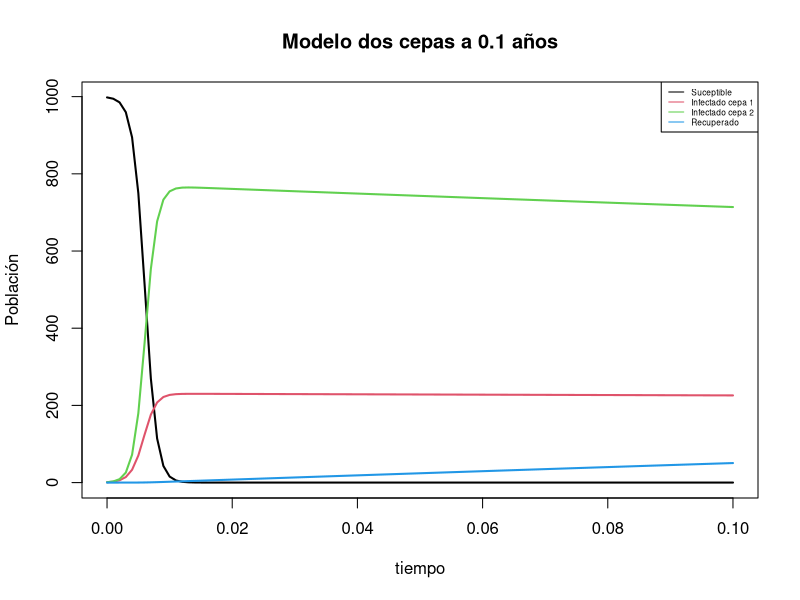
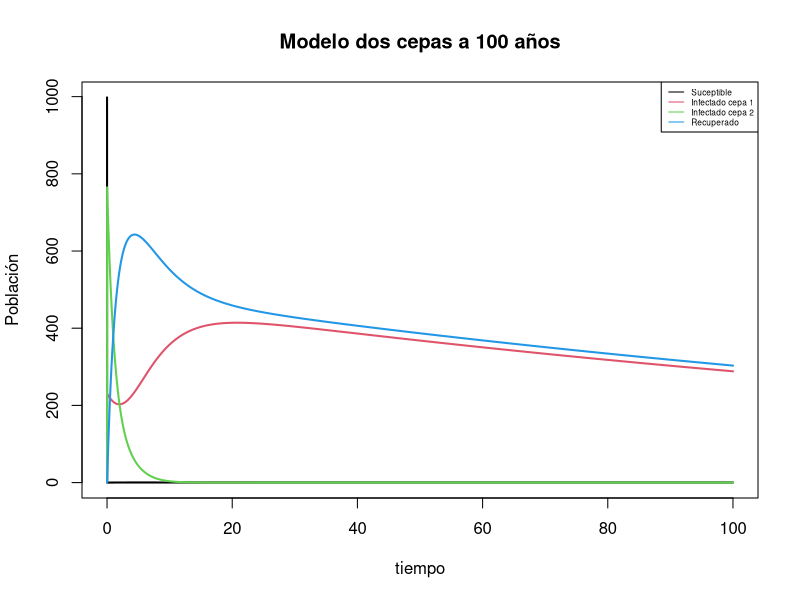
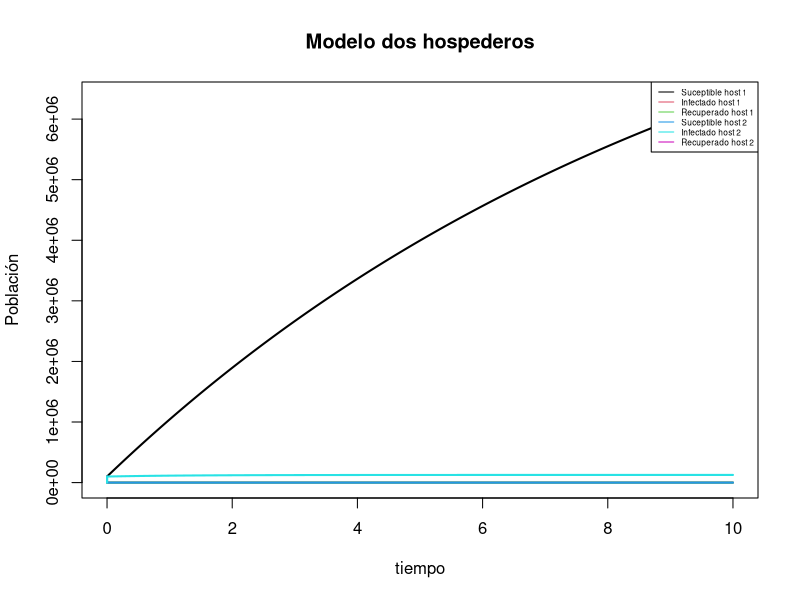
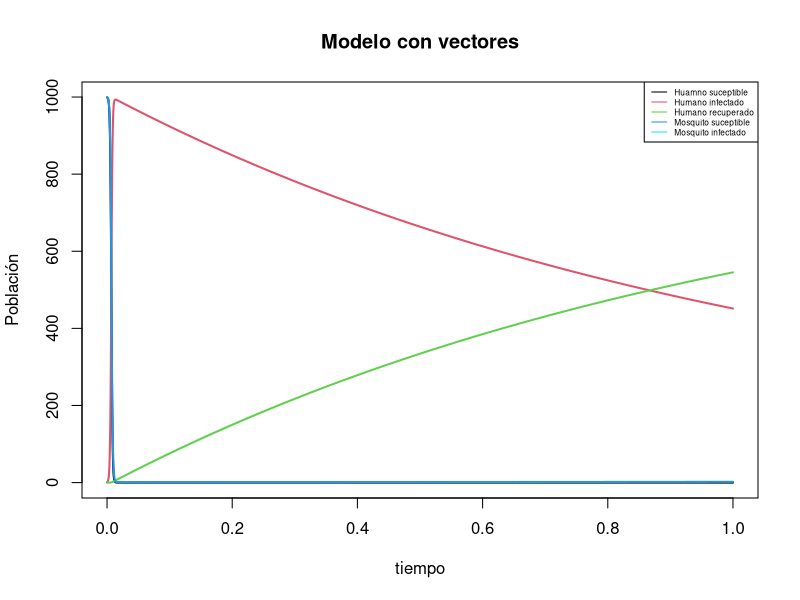

Reproduce these figures in R, in order.
## ---- chunk 1
library(tidyverse)
## ---- chunk 2
annotation_e_coli_k_12 <- read.csv("proteins_167_161521.csv")
head(annotation_e_coli_k_12)
glimpse(annotation_e_coli_k_12)
## ---- chunk 3
positivos <- filter(annotation_e_coli_k_12, Strand == "+")
glimpse(annotation_e_coli_k_12)
head(positivos)
## ---- chunk 4
head(filter(annotation_e_coli_k_12, Length >= 50 & Length <= 75))
## ---- chunk 5
nega_100 <- filter(annotation_e_coli_k_12, Strand == "-" & Length < 100)
glimpse(nega_100)
## ---- chunk 6
exac100 <- filter(annotation_e_coli_k_12, Strand == "-" & Length == 100)
exac100["Accession"]
## ---- chunk 7
positivos <- filter(annotation_e_coli_k_12, Strand == "+" & Length>mean(Length))
negativos <- filter(annotation_e_coli_k_12, Strand == "-" & Length>mean(Length))

glimpse(positivos)
glimpse(negativos)
## ---- chunk 8
head(select(annotation_e_coli_k_12, Strand))
## ---- chunk 9
head(select(annotation_e_coli_k_12, c(Accession, Strand)))
## ---- chunk 10
head(select(annotation_e_coli_k_12 ,-Strand))
## ---- chunk 11
head(select(annotation_e_coli_k_12, starts_with("S")))
head(select(annotation_e_coli_k_12, contains("x")))
head(select(annotation_e_coli_k_12, ends_with("h")))
## ---- chunk 12
glimpse(annotation_e_coli_k_12 %>% select(is.double, is.character))
## ---- chunk 13
head(annotation_e_coli_k_12 %>% select( - is.character))
## ---- chunk 14
head(select(annotation_e_coli_k_12, c(Accession, Strand, Length)))
## ---- chunk 15
head(arrange(annotation_e_coli_k_12, Length))
head(arrange(annotation_e_coli_k_12, Accession))
head(arrange(annotation_e_coli_k_12, Start))
## ---- chunk 16
tam_n <- mutate(annotation_e_coli_k_12, tamano_nucleotidos = Stop - Start)
head(mutate(tam_n, Bigger_than_nc_mean=ifelse(tamano_nucleotidos>mean(tamano_nucleotidos),T,F)))
## ---- chunk 17
library(deSolve)

two_cepas <- function (t, state, parameters){
  with(as.list(c(state, parameters)), {
    
    N <- S + I1 + I2 + R
    dS <- nu*N - beta1*S*I1 - beta2*S*I2 - mu*S
    dI1 <- beta1*S*I1 - gamma1*I1 - (mu+delta1)*I1
    dI2 <- beta2*S*I2 - gamma2*I2 - (mu+delta2)*I2
    dR <- gamma1*I1 + gamma2*I2 - mu*R
    
    list(c(dS, dI1, dI2, dR))
    
  })
}

parameters <- c(nu=0.1, beta1=0.9, beta2=1.1, mu=0.1, gamma1=0.1,
                gamma2=0.7, delta1=0.101, delta2=0.105)
state <- c(S= 998, I1= 1, I2=1, R=0)
t <- seq(0,0.1,0.001)

out <- ode(state, t, two_cepas, parameters)

matplot(out[,1], out[,2:5], type ="l", xlab = "tiempo", ylab = "Población", main = "Modelo dos cepas a 0.1 años", lwd = 2, lty = 1)
legend("topright", c("Suceptible", "Infectado cepa 1", "Infectado cepa 2", "Recuperado"), col = 1:5, lty = 1, cex = 0.5)

parameters <- c(nu=0.1, beta1=0.9, beta2=1.1, mu=0.1, gamma1=0.1,
                gamma2=0.7, delta1=0.01, delta2=0.05)
state <- c(S= 998, I1= 1, I2=1, R=0)
t <- seq(0,100,0.001)

out <- ode(state, t, two_cepas, parameters)

matplot(out[,1], out[,2:5], type ="l", xlab = "tiempo", ylab = "Población", main = "Modelo dos cepas a 100 años", lwd = 2, lty = 1)
legend("topright", c("Suceptible", "Infectado cepa 1", "Infectado cepa 2", "Recuperado"), col = 1:5, lty = 1, cex = 0.5)

## ---- chunk 18
#Parametros 
## Host1
nu1 <- 10
beta11 <- 0
beta12 <- 0
mu1 <- 0.1
delta1 <- 0
gamma1 <- 0.5 
N1 <- 100000
## Host2
nu2 <- 1
beta22 <- 0.9
beta21 <- 1.2
mu2 <- 0.2
delta2 <- 0.09
gamma2 <- 0.5 
N2 <- 100000


library(deSolve)


two_host <- function (t, x, params){
  
  S1 <- x[1] #Suceptibles Host 1
  I1 <- x[2] #Infectados Host 1
  R1 <- x[3] #Recuperados Host 1
  
  S2 <- x[4] #Suceptibles Hot 2
  I2 <- x[5] #Infectados Host 2
  R2 <- x[6] #Recuperados Host2
  
  
  with(as.list(params), {
    
    # Host 1 
    dS1 <- nu1*N1 - beta11*S1*I1 - beta12*S1*I2 - mu1*S1
    dI1 <- beta11*S1*I1 + beta12*S1*I2 - (mu1+delta1)*I1 - gamma1*I1
    dR1 <- gamma1*I1 - mu1*R1
    
    # Host 2 
    dS2 <- nu2*N2 - beta22*S2*I2 - beta21*S2*I1 - mu2*S2
    dI2 <- beta22*S2*I2 + beta21*S2*I1 - (mu2+delta2)*I2 - gamma2*I2
    dR2 <- gamma2*I2 - mu2*R2
    
    dx <- c(dS1, dI1, dR1, dS2, dI2, dR2)
    list(dx)
    
  })
}

#Tiempo 
times <- seq(0, 10 , by = 0.001)

#Especificar parametros 

params <- c(
  #Host1
  nu1       = nu1   , 
  beta11    = beta11,
  beta12    = beta12,
  mu1       = mu1   ,
  delta1    = delta1,
  gamma1    = gamma1, 
  N1        = N1    ,
  #Host2
  nu2       = nu2   ,
  beta22    = beta22, 
  beta21    = beta21,
  mu2       = mu2   ,
  delta2    = delta2,
  gamma2    = gamma2,
  N2        = N2
)

#Condiciones iniciales del sistema 

xstart <- c(S1 = N1 - 1 ,
            I1 = 1      ,
            R1 = 0      ,
            S2 = N2 - 1 ,
            I2 = 1      ,
            R2 = 0)

#Resolver las ecuaciones

out <- as.data.frame(ode(y     = xstart   ,
                         times = times    ,
                         func  = two_host ,
                         parms = params))

#Graficar

matplot(out[,1], out[,2:6], type ="l", xlab = "tiempo", ylab = "Población", main = "Modelo dos hospederos", lwd = 2, lty = 1)
legend("topright", c("Suceptible host 1", 
                     "Infectado host 1" , 
                     "Recuperado host 1",
                     "Suceptible host 2",
                     "Infectado host 2" , 
                     "Recuperado host 2"), 
       col = 1:6, lty = 1, cex = 0.5)
## ---- chunk 19
#Parametros 
nuh <- 0.1 
betahm <- 1.1
muh <- 0.1
deltah <- 0.005
gammah <- 0.85
Nh <- 1000
num <- 0.8
betamh <- 0.9
mum <- 0.5
Nm <- 1000


library(deSolve)


inf_vectores <- function (t, x, params){
  
  Sh <- x[1] #Suceptibles humanos
  Ih <- x[2] #Infectados humanos
  Rh <- x[3] #Recuperados humanos
  
  Sm <- x[4] #Suceptibles mosquitos
  Im <- x[5] #Infectados mosquitos
  
  
  with(as.list(params), {
    
    dSh <- nuh*Nh - betahm*Sh*Im - muh*Sh
    dIh <- betahm*Sh*Im - gammah*Ih - (muh+deltah)*Ih
    dRh <- gammah*Ih - muh*Rh
    
    dSm <- num*Nm - betamh*Sm*Ih - mum*Sm
    dIm <- betamh*Sm*Ih - mum*Im
    
    dx <- c(dSh, dIh, dRh, dSm, dIm)
    list(dx)
    
  })
}

#Tiempo 
times <- seq(0, 1 , by = 0.00001)

#Especificar parametros 

params <- c(
  nuh    = nuh   ,
  betahm = betahm,
  muh    = muh   ,
  deltah = deltah,
  gammah = gammah,
  Nh     = Nh    ,
  num    = num   ,
  betamh = betamh,
  mum    = mum   ,
  Nm     = Nm
)

#Condiciones iniciales del sistema 

xstart <- c(Sh = Nh - 1 ,
            Ih = 1      ,
            Rh = 0      ,
            Sm = Nm - 1 ,
            Im = 1      )

#Resolver las ecuaciones

out <- as.data.frame(ode(y     = xstart       ,
                         times = times        ,
                         func  = inf_vectores ,
                         parms = params))

#Graficar

matplot(out[,1], out[,2:5], type ="l", xlab = "tiempo", ylab = "Población", main = "Modelo con vectores", lwd = 2, lty = 1)
legend("topright", c("Huamno suceptible"  , 
                     "Humano infectado"   , 
                     "Humano recuperado"  ,
                     "Mosquito suceptible",
                     "Mosquito infectado"), 
       col = 1:5, lty = 1, cex = 0.5)
